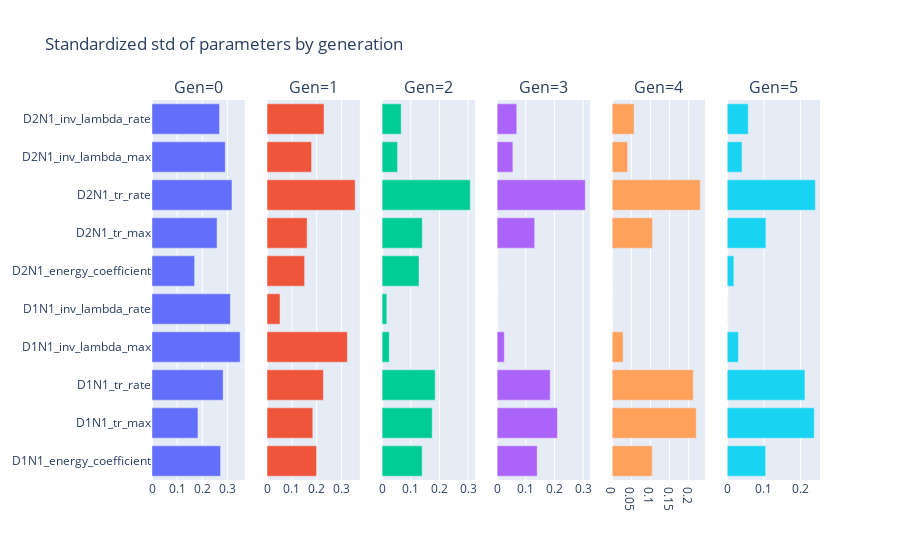

Notebook source saved alongside this figure:
### Code cell
viewer.parameters_standardized_deviation()

### Figure 1 — Plotly figure (JSON) as saved in the notebook; plotly's stock layout.template omitted (floating-point values rounded to 4 significant figures)
{"data": [{"orientation": "h", "type": "bar", "x": [0.2729, 0.183, 0.2831, 0.3507, 0.312, 0.1697, 0.2589, 0.3182, 0.2916, 0.2688], "xaxis": "x", "y": ["D1N1_energy_coefficient", "D1N1_tr_max", "D1N1_tr_rate", "D1N1_inv_lambda_max", "D1N1_inv_lambda_rate", "D2N1_energy_coefficient", "D2N1_tr_max", "D2N1_tr_rate", "D2N1_inv_lambda_max", "D2N1_inv_lambda_rate"], "yaxis": "y"}, {"orientation": "h", "type": "bar", "x": [0.1995, 0.1842, 0.2269, 0.3236, 0.05236, 0.1512, 0.1614, 0.355, 0.1794, 0.2296], "xaxis": "x2", "y": ["D1N1_energy_coefficient", "D1N1_tr_max", "D1N1_tr_rate", "D1N1_inv_lambda_max", "D1N1_inv_lambda_rate", "D2N1_energy_coefficient", "D2N1_tr_max", "D2N1_tr_rate", "D2N1_inv_lambda_max", "D2N1_inv_lambda_rate"], "yaxis": "y2"}, {"orientation": "h", "type": "bar", "x": [0.1396, 0.1747, 0.185, 0.02494, 0.01647, 0.1287, 0.1402, 0.3072, 0.0538, 0.06651], "xaxis": "x3", "y": ["D1N1_energy_coefficient", "D1N1_tr_max", "D1N1_tr_rate", "D1N1_inv_lambda_max", "D1N1_inv_lambda_rate", "D2N1_energy_coefficient", "D2N1_tr_max", "D2N1_tr_rate", "D2N1_inv_lambda_max", "D2N1_inv_lambda_rate"], "yaxis": "y3"}, {"orientation": "h", "type": "bar", "x": [0.1396, 0.2102, 0.185, 0.02494, 0, 0, 0.1309, 0.3072, 0.05486, 0.06842], "xaxis": "x4", "y": ["D1N1_energy_coefficient", "D1N1_tr_max", "D1N1_tr_rate", "D1N1_inv_lambda_max", "D1N1_inv_lambda_rate", "D2N1_energy_coefficient", "D2N1_tr_max", "D2N1_tr_rate", "D2N1_inv_lambda_max", "D2N1_inv_lambda_rate"], "yaxis": "y4"}, {"orientation": "h", "type": "bar", "x": [0.1047, 0.2197, 0.2119, 0.02857, 0, 0, 0.1051, 0.2304, 0.04035, 0.05724], "xaxis": "x5", "y": ["D1N1_energy_coefficient", "D1N1_tr_max", "D1N1_tr_rate", "D1N1_inv_lambda_max", "D1N1_inv_lambda_rate", "D2N1_energy_coefficient", "D2N1_tr_max", "D2N1_tr_rate", "D2N1_inv_lambda_max", "D2N1_inv_lambda_rate"], "yaxis": "y5"}, {"orientation": "h", "type": "bar", "x": [0.1047, 0.2373, 0.2119, 0.03054, 0, 0.01804, 0.1054, 0.2403, 0.04035, 0.05724], "xaxis": "x6", "y": ["D1N1_energy_coefficient", "D1N1_tr_max", "D1N1_tr_rate", "D1N1_inv_lambda_max", "D1N1_inv_lambda_rate", "D2N1_energy_coefficient", "D2N1_tr_max", "D2N1_tr_rate", "D2N1_inv_lambda_max", "D2N1_inv_lambda_rate"], "yaxis": "y6"}], "layout": {"annotations": [{"font": {"size": 16}, "showarrow": false, "text": "Gen=0", "x": 0.06944, "xanchor": "center", "xref": "paper", "y": 1, "yanchor": "bottom", "yref": "paper"}, {"font": {"size": 16}, "showarrow": false, "text": "Gen=1", "x": 0.2417, "xanchor": "center", "xref": "paper", "y": 1, "yanchor": "bottom", "yref": "paper"}, {"font": {"size": 16}, "showarrow": false, "text": "Gen=2", "x": 0.4139, "xanchor": "center", "xref": "paper", "y": 1, "yanchor": "bottom", "yref": "paper"}, {"font": {"size": 16}, "showarrow": false, "text": "Gen=3", "x": 0.5861, "xanchor": "center", "xref": "paper", "y": 1, "yanchor": "bottom", "yref": "paper"}, {"font": {"size": 16}, "showarrow": false, "text": "Gen=4", "x": 0.7583, "xanchor": "center", "xref": "paper", "y": 1, "yanchor": "bottom", "yref": "paper"}, {"font": {"size": 16}, "showarrow": false, "text": "Gen=5", "x": 0.9306, "xanchor": "center", "xref": "paper", "y": 1, "yanchor": "bottom", "yref": "paper"}], "showlegend": false, "title": {"text": "Standardized std of parameters by generation"}, "xaxis": {"anchor": "y", "domain": [0, 0.1389]}, "xaxis2": {"anchor": "y2", "domain": [0.1722, 0.3111]}, "xaxis3": {"anchor": "y3", "domain": [0.3444, 0.4833]}, "xaxis4": {"anchor": "y4", "domain": [0.5167, 0.6556]}, "xaxis5": {"anchor": "y5", "domain": [0.6889, 0.8278]}, "xaxis6": {"anchor": "y6", "domain": [0.8611, 1]}, "yaxis": {"anchor": "x", "domain": [0, 1]}, "yaxis2": {"anchor": "x2", "domain": [0, 1], "matches": "y", "showticklabels": false}, "yaxis3": {"anchor": "x3", "domain": [0, 1], "matches": "y", "showticklabels": false}, "yaxis4": {"anchor": "x4", "domain": [0, 1], "matches": "y", "showticklabels": false}, "yaxis5": {"anchor": "x5", "domain": [0, 1], "matches": "y", "showticklabels": false}, "yaxis6": {"anchor": "x6", "domain": [0, 1], "matches": "y", "showticklabels": false}}}
